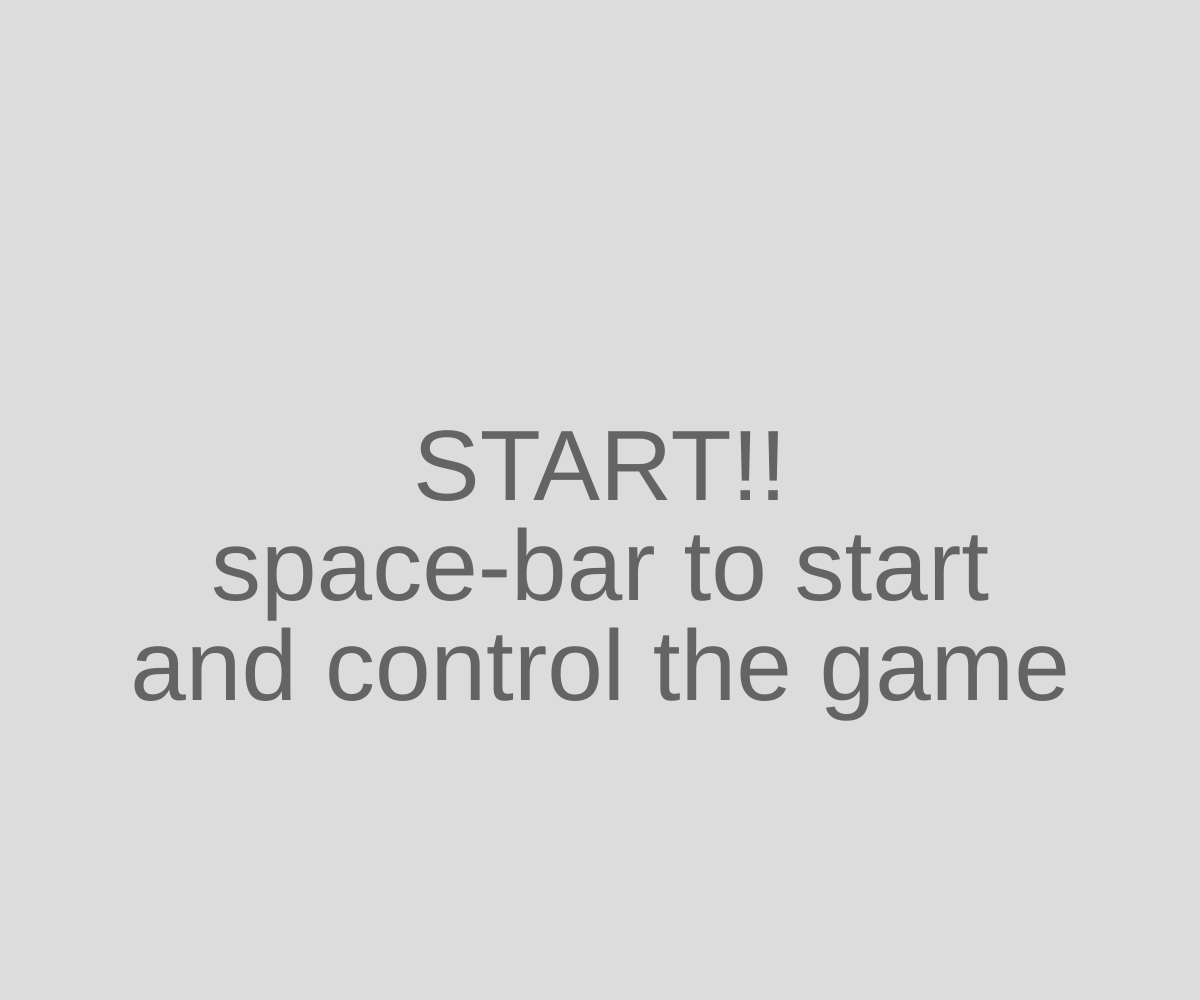
Frame 1 (no input)
Frame 60 (no input): identical to frame 1, image omitted
Frame 120 (the mouse pressed at the canvas centre since frame 60): identical to frame 1, image omitted

The p5.js sketch that drew this single still picture (run headless with seeded random() and noise() and a simulated clock; from frame 60 on, the mouse is pressed at the canvas centre):

// p5.js sketch
// ── sketch.js
let myStatus = 0;
let x = 0;

function setup() {
  createCanvas(windowWidth, windowHeight);
}

function draw() {
  background(220);
  if(myStatus==0){
    startScreen();
  }else if(myStatus==1){
    levelOne(); 
  }else if(myStatus==2){
    levelTwo(); 
  }else if(myStatus==3){
    end(); 
  }
}

function keyPressed(){
  if (key == ' '){ //this means space bar, since it is a space inside of the single quotes 
    myStatus ++; 
    x = 0;
  }  
  if(myStatus>3){
    myStatus = 0;
  }
}


function startScreen(){
  fill(100);
  textSize(100);
  textAlign(CENTER)
  text("START!!", windowWidth/2, windowHeight/2);
  text("space-bar to start", windowWidth/2, windowHeight/2+100);
  text("and control the game", windowWidth/2, windowHeight/2+200);
}

function levelOne(){
  fill(100);
  textSize(100);
  textAlign(CENTER)
  text("LEVEL ONE", windowWidth/2, windowHeight/2);
  fill(255, 0, 0);
  circle(x, 300, 30);
  x = x+10;
  x = x % windowWidth;
}

function levelTwo(){
  fill(100);
  textSize(100);
  textAlign(CENTER)
  text("LEVEL TWO", windowWidth/2, windowHeight/2);
  fill(0, 0, 255);
  circle(x, 300, 30);
  circle(x+44, 330, 30);
  circle(x+54, 360, 30);
  x = x+30;
  x = x % windowWidth;
}

function end(){
  fill(100);
  textSize(100);
  textAlign(CENTER)
  text("END!", windowWidth/2, windowHeight/2);
  text("space-bar to restart the game", windowWidth/2, windowHeight/2+100);
}
